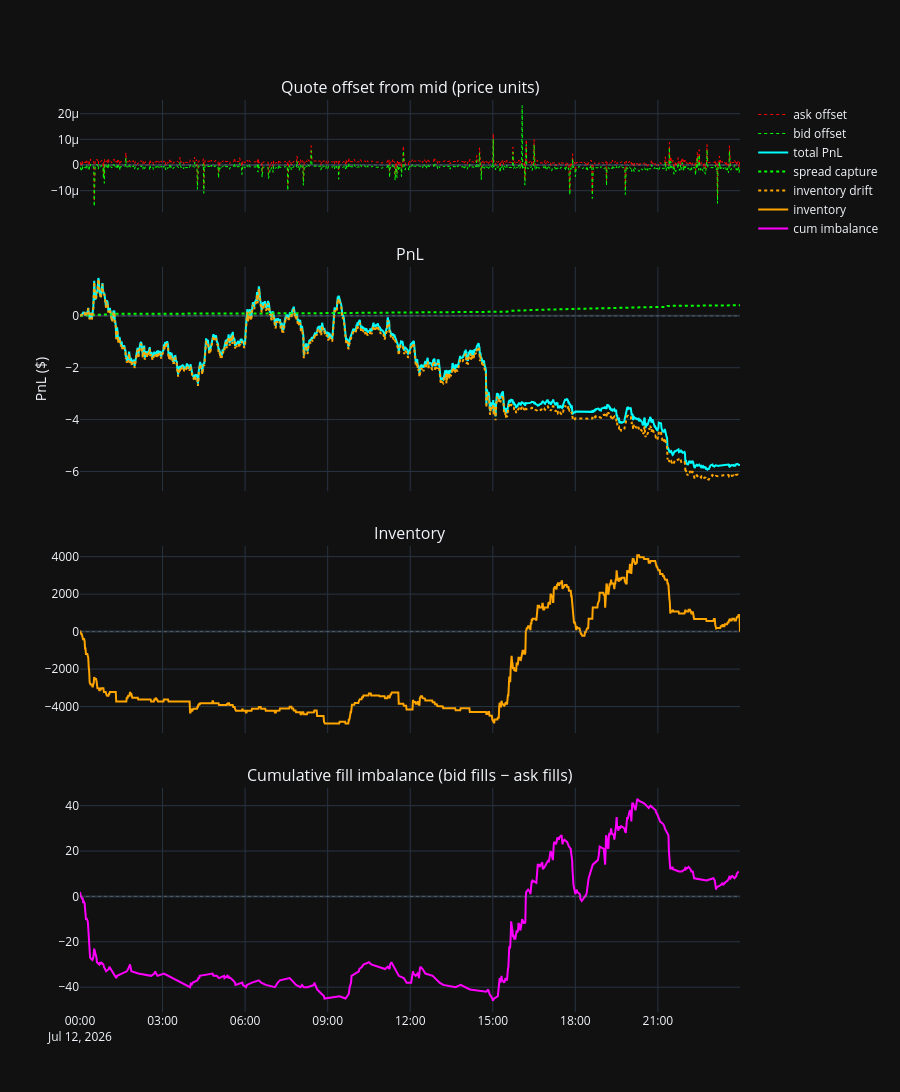

Source (notebook cell):
### Code cell
s.plot().show()   # tick_size не задаю: тик DOGE на Lighter — UNVERIFIED, оси в price units

### Figure 1 — Plotly figure (JSON) as saved in the notebook; plotly's stock layout.template omitted (floating-point values rounded to 4 significant figures; data arrays with more than 128 entries replaced by an {"elided": "..."} marker saying what was removed)
{"data": [{"line": {"color": "red", "dash": "dot", "width": 1}, "mode": "lines", "name": "ask offset", "type": "scatter", "x": {"elided": "1440 str values"}, "xaxis": "x", "y": {"elided": "1440 float values"}, "yaxis": "y"}, {"line": {"color": "lime", "dash": "dot", "width": 1}, "mode": "lines", "name": "bid offset", "type": "scatter", "x": {"elided": "1440 str values"}, "xaxis": "x", "y": {"elided": "1440 float values"}, "yaxis": "y"}, {"line": {"color": "cyan", "width": 2}, "mode": "lines", "name": "total PnL", "type": "scatter", "x": {"elided": "1440 str values"}, "xaxis": "x2", "y": {"elided": "1440 float values"}, "yaxis": "y2"}, {"line": {"color": "lime", "dash": "dot"}, "mode": "lines", "name": "spread capture", "type": "scatter", "x": {"elided": "1440 str values"}, "xaxis": "x2", "y": {"elided": "1440 float values"}, "yaxis": "y2"}, {"line": {"color": "orange", "dash": "dot"}, "mode": "lines", "name": "inventory drift", "type": "scatter", "x": {"elided": "1440 str values"}, "xaxis": "x2", "y": {"elided": "1440 float values"}, "yaxis": "y2"}, {"line": {"color": "orange"}, "mode": "lines", "name": "inventory", "type": "scatter", "x": {"elided": "1440 str values"}, "xaxis": "x3", "y": {"elided": "1440 int values"}, "yaxis": "y3"}, {"line": {"color": "magenta"}, "mode": "lines", "name": "cum imbalance", "type": "scatter", "x": {"elided": "337 str values"}, "xaxis": "x4", "y": {"elided": "337 float values"}, "yaxis": "y4"}], "layout": {"annotations": [{"font": {"size": 16}, "showarrow": false, "text": "Quote offset from mid (price units)", "x": 0.5, "xanchor": "center", "xref": "paper", "y": 1, "yanchor": "bottom", "yref": "paper"}, {"font": {"size": 16}, "showarrow": false, "text": "PnL", "x": 0.5, "xanchor": "center", "xref": "paper", "y": 0.817, "yanchor": "bottom", "yref": "paper"}, {"font": {"size": 16}, "showarrow": false, "text": "Inventory", "x": 0.5, "xanchor": "center", "xref": "paper", "y": 0.511, "yanchor": "bottom", "yref": "paper"}, {"font": {"size": 16}, "showarrow": false, "text": "Cumulative fill imbalance (bid fills − ask fills)", "x": 0.5, "xanchor": "center", "xref": "paper", "y": 0.246, "yanchor": "bottom", "yref": "paper"}], "height": 1100, "legend": {"orientation": "v", "x": 1.02, "xanchor": "left", "y": 1, "yanchor": "top"}, "margin": {"r": 160}, "shapes": [{"line": {"color": "gray", "dash": "dot", "width": 0.5}, "type": "line", "x0": 0, "x1": 1, "xref": "x domain", "y0": 0, "y1": 0, "yref": "y"}, {"line": {"color": "gray", "dash": "dot", "width": 0.5}, "type": "line", "x0": 0, "x1": 1, "xref": "x2 domain", "y0": 0, "y1": 0, "yref": "y2"}, {"line": {"color": "gray", "dash": "dot", "width": 0.5}, "type": "line", "x0": 0, "x1": 1, "xref": "x3 domain", "y0": 0, "y1": 0, "yref": "y3"}, {"line": {"color": "gray", "dash": "dot", "width": 0.5}, "type": "line", "x0": 0, "x1": 1, "xref": "x4 domain", "y0": 0, "y1": 0, "yref": "y4"}], "showlegend": true, "xaxis": {"anchor": "y", "domain": [0, 1], "matches": "x4", "showticklabels": false}, "xaxis2": {"anchor": "y2", "domain": [0, 1], "matches": "x4", "showticklabels": false}, "xaxis3": {"anchor": "y3", "domain": [0, 1], "matches": "x4", "showticklabels": false}, "xaxis4": {"anchor": "y4", "domain": [0, 1]}, "yaxis": {"anchor": "x", "domain": [0.877, 1]}, "yaxis2": {"anchor": "x2", "domain": [0.571, 0.817], "title": {"text": "PnL ($)"}}, "yaxis3": {"anchor": "x3", "domain": [0.306, 0.511]}, "yaxis4": {"anchor": "x4", "domain": [0, 0.246]}}}
